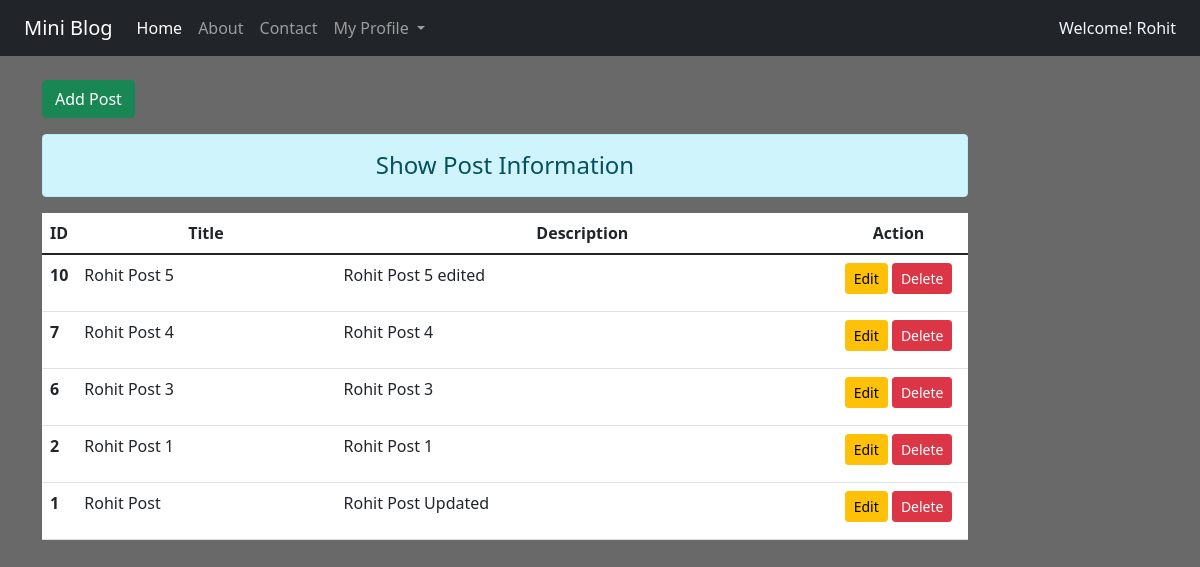
The app's page /dashboard/ (signed in) with its own data.
### blog/models.py (models this page shows)
class post(models.Model):
    user = models.ForeignKey(User, on_delete=models.CASCADE)
    title = models.CharField(max_length=150)
    desc = FroalaField(theme='dark')
    created = models.DateTimeField(auto_now_add=True)
    updated = models.DateTimeField(auto_now=True)

### blog/views.py (the view)
# urls.py: path('dashboard/', views.dashboard, name='dashboard'),
def dashboard(request):
    if request.user.is_authenticated:
        posts = post.objects.filter(user=request.user).order_by('-id')
        return render(request, 'blog/dashboard.html', {'posts': posts, 'name': request.user.get_short_name()})
    else:
        return HttpResponseRedirect('/login/')

### blog/templates/blog/dashboard.html (shortened to what this page needs)
{% extends 'blog/base.html' %}
{% load static %}
{% block content %}
<div class="col-sm-10">
    <a href=" {% url 'addpost' %} " class='btn btn-success mt-4'>Add Post</a>
    <h4 class='text-center alert alert-info mt-3'>Show Post Information</h4>
    {% if posts %}
        <table class='table table-hover bg-white'>
            <thead>
                <tr class="text-center">
                    <th scope='col' style='width:2%'>ID</th>
                    <th scope='col' style='width:28%'>Title</th>
                    <th scope='col' style='width55%'>Description</th>
                    <th scope='col' style='width:15%'>Action</th>
                </tr>
            </thead>
            <tbody>
                {% for post in posts %}
                    <tr>
                        <th scope='row'>{{post.id}}</th>
                        <td>{{post.title}}</td>
                        <td>{{post.desc|safe}}</td>
                        <td class='text-center'>
                            <a href=" {% url 'editpost' post.id %} " class='btn btn-warning btn-sm'>Edit</a>
                            {% if perms.blog.delete_post %}
                                <form action=" {% url 'deletepost' post.id %} " method="POST" class='d-inline'>
                                    <input type="submit" class='btn btn-danger btn-sm' value="Delete">
                            {% endif %}
                            </form>
                        </td>
                    </tr>
                {% endfor %}
            </tbody>
        </table>
    {% else %}
        <h4 class='text-center alert alert-warning'>No Records.</h4>
    {% endif %}
</div>
{% endblock content %}

### blog/templates/blog/base.html (shortened to what this page needs)
<!DOCTYPE html>
{% load static %}
<html lang="en">
<head>
    <link rel="stylesheet" href="{% static 'blog/css/bootstrap.css' %}">
    <link rel="stylesheet" href="{% static 'blog/css/style.css' %}">
    <link href="https://cdn.jsdelivr.net/npm/froala-editor@latest/css/froala_editor.pkgd.min.css" rel="stylesheet" type="text/css" />
</head>
<body>
    <div class="container-fluid bg-dark">
        {% include 'blog/navbar.html' %}
    </div>
    <div class="container">
        <div class="row">
            {% block content %}{% endblock content %}
        </div>
    </div>
</body>
</html>

### blog/templates/blog/navbar.html (shortened to what this page needs)
<nav class="navbar navbar-expand-lg navbar-dark bg-dark">
    <div class="container-fluid">
      <a class="navbar-brand" href="#">Mini Blog</a>
      <div class="collapse navbar-collapse" id="navbarNav">
        <ul class="navbar-nav">
          <li class="nav-item">
            <a class="nav-link active" aria-current="page" href="/">Home</a>
          </li>
          <li class="nav-item">
            <a class="nav-link" href="{% url 'about' %}">About</a>
          </li>
          <li class="nav-item">
            <a class="nav-link" href="{% url 'contact' %}">Contact</a>
          </li>
          {% if request.user.is_authenticated %}
          <div class="collapse navbar-collapse" id="navbarNavDarkDropdown">
            <ul class="navbar-nav">
              <li class="nav-item dropdown">
                <a class="nav-link dropdown-toggle" href="#" id="navbarDarkDropdownMenuLink" role="button" data-bs-toggle="dropdown" aria-expanded="false">
                  My Profile
                </a>
              </li>
            </ul>
          </div>
            {% endif %}
        </ul>
      </div>
      {% if request.user.is_authenticated %}
          Welcome! {{request.user.username}}
      {% endif %}
    </div>
</nav>

### blog/static/blog/css/style.css (style rules this page uses)
body { background-color: dimgrey; color: aliceblue; }

### records on screen
post: id "10", title "Rohit Post 5", desc "Rohit Post 5 edited"
post: id "7", title "Rohit Post 4", desc "Rohit Post 4"
post: id "6", title "Rohit Post 3", desc "Rohit Post 3"
post: id "2", title "Rohit Post 1", desc "Rohit Post 1"
post: id "1", title "Rohit Post", desc "Rohit Post Updated"

### other values on screen
{{ request.user.username }} "Rohit"
